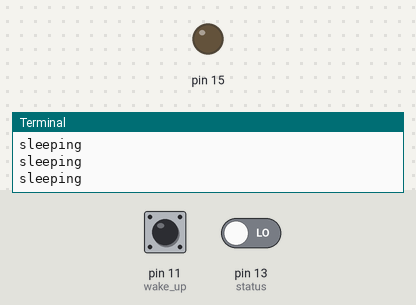
The program below on a simulated Raspberry Pi (header pin numbers). On the bench: output pins drawn as LEDs (lit = HIGH), the last lines printed to the terminal. The inputs (shaded band) are chosen by the test bench; at power-on: pin 11 (wake_up) LOW, pin 13 (status) LOW.

Above: at 1.2 s.
1.3 s: pin 11 (wake_up) pulled HIGH for 0.25 s
At 1.5 s:
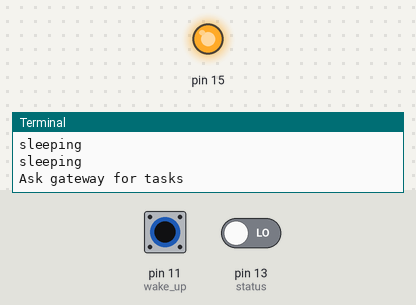
3.1 s: pin 11 (wake_up) pulled HIGH for 3.2 s
At 7.6 s:
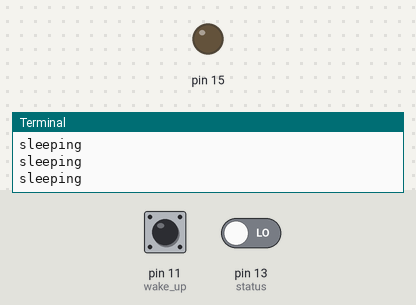
7.9 s: pin 11 (wake_up) driven HIGH and pin 13 (status) driven HIGH
At 9.1 s:
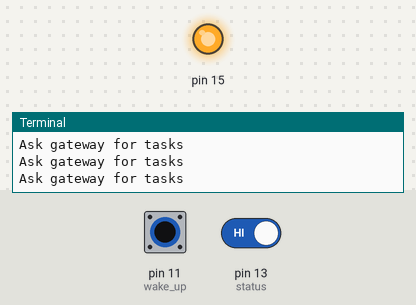
9.5 s: pin 11 (wake_up) driven LOW
At 10.4 s:
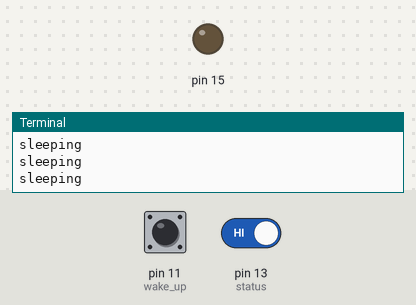
Timing chart, 0 to 12.1 s (numbered marks = the images above; inputs shaded):
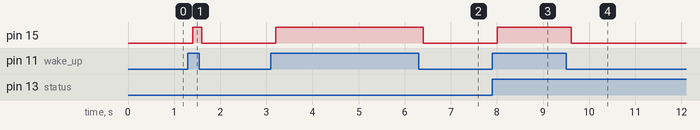

The program:

gpio_test.py
```python
import RPi.GPIO as GPIO
import time

GPIO.setwarnings(False)

GPIO.setmode(GPIO.BOARD)

GPIO.setup(11, GPIO.IN)     #wake_up signal
GPIO.setup(13, GPIO.IN)     #status of parking spot
GPIO.setup(15, GPIO.OUT)    #ack signal

prev_status = 0

while True:
    wake_up = GPIO.input(11)
    status  = GPIO.input(13)

    if wake_up == 0:
        print "sleeping"
        GPIO.output(15, 0)
        time.sleep(0.2)
    elif wake_up == 1:  #got a wake up signal
        GPIO.output(15, 1)  #Send ack signal
        if ( status != prev_status):
            print "Woke up"
            print "Status: ",status
            print "Prev_Status: ",prev_status
            #send parking request to gateway
        else:
            print "Ask gateway for tasks"
            #ask gateway for tasks
        prev_status = status
        time.sleep(0.2)
```

Measured:
- after the input at 1.3 s, pin 15: LOW → HIGH after 0.10 s, → LOW 0.20 s later
- after the input at 3.1 s, pin 15: LOW → HIGH after 0.10 s, → LOW 3.2 s later
- after the input at 7.9 s, pin 15: LOW → HIGH after 0.11 s
- after the input at 9.5 s, pin 15: HIGH → LOW after 0.11 s
